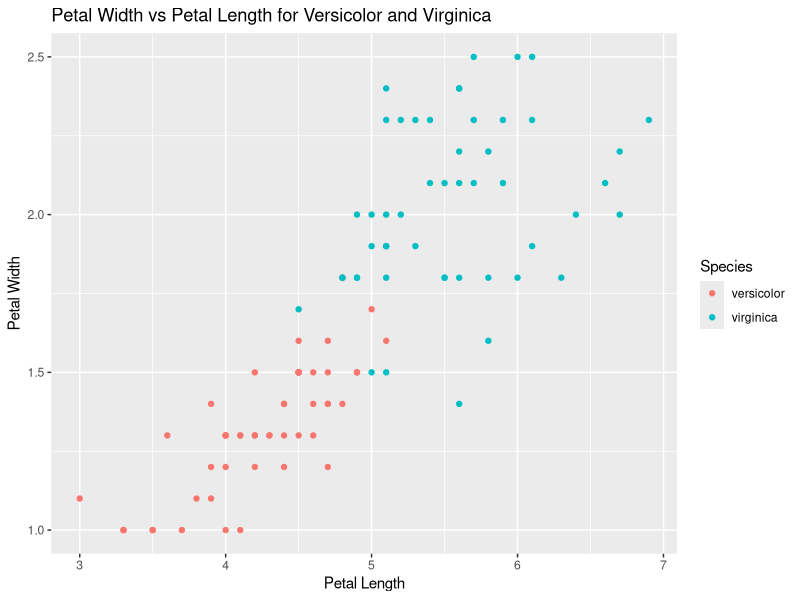
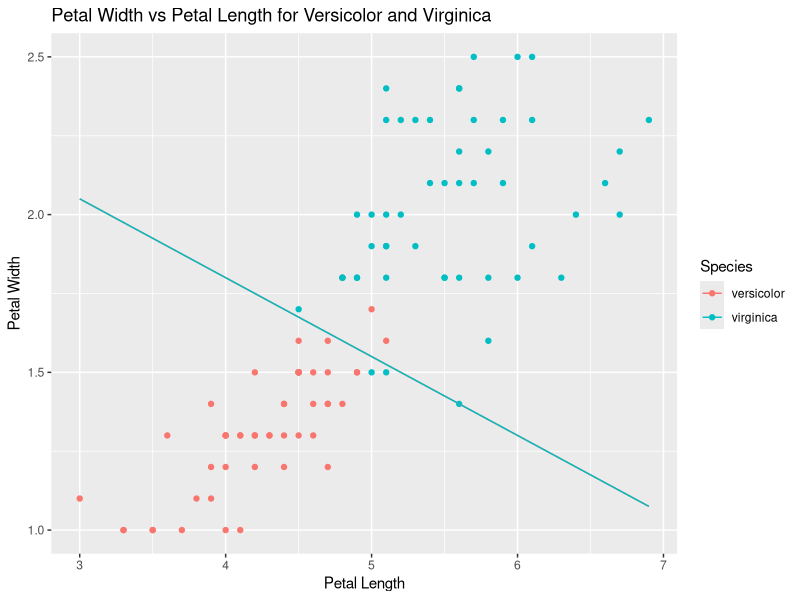

Write R code to recreate these figures, in order.
## ---- chunk 1
knitr::opts_chunk$set(echo = TRUE)
library(tidyverse)
library(datasets)
## ---- chunk 2
data(iris)
summary(iris)
## ---- chunk 3
# Lets look at the head of the iris data set
head(iris)

# Number of rows of the iris dataset (number of individual observations)
nrow(iris)

# All of the columns are numeric except for the species column
# They are continuous because they correspond to length and width (except for species) # The species are discrete
sapply(iris, class)

# The only categorical variable is species in this iris dataset
sapply(iris, class)
## ---- chunk 4
# Lets pick the 2nd and 3rd classes: versicolor and virginica and let's plot the subset
plot1 <- iris %>% filter(Species == 'versicolor' | Species == 'virginica') %>%
ggplot(aes(x = Petal.Length, y = Petal.Width, color = Species)) + geom_point() +
labs(color = "Species") + xlab("Petal Length") + ylab("Petal Width") +
ggtitle("Petal Width vs Petal Length for Versicolor and Virginica")

plot1
## ---- chunk 5
# inputs: c0, c1, c2, petal_width, petal_length
# outputs: 

one_layer_neural_network <- function(c0, c1, c2, petal_width, petal_length) {
  
  # Linear function
  z <- c0 + c1*x1 + c2*x2
  
  #result
  result <- 1/(1 + exp(1)^(-z))
    
  return(result)
}
## ---- chunk 6
z_function <- function(x) (2.8 + (-1/4)*x)
 
# Lets pick the 2nd and 3rd classes: versicolor and virginica and let's plot the subset
plot2 <- iris %>% filter(Species == 'versicolor' | Species == 'virginica') %>%
ggplot(aes(x = Petal.Length, y = Petal.Width, color = Species)) + geom_point() +
labs(color = "Species") + xlab("Petal Length") + ylab("Petal Width") +
ggtitle("Petal Width vs Petal Length for Versicolor and Virginica") + stat_function(fun = z_function)

plot2
